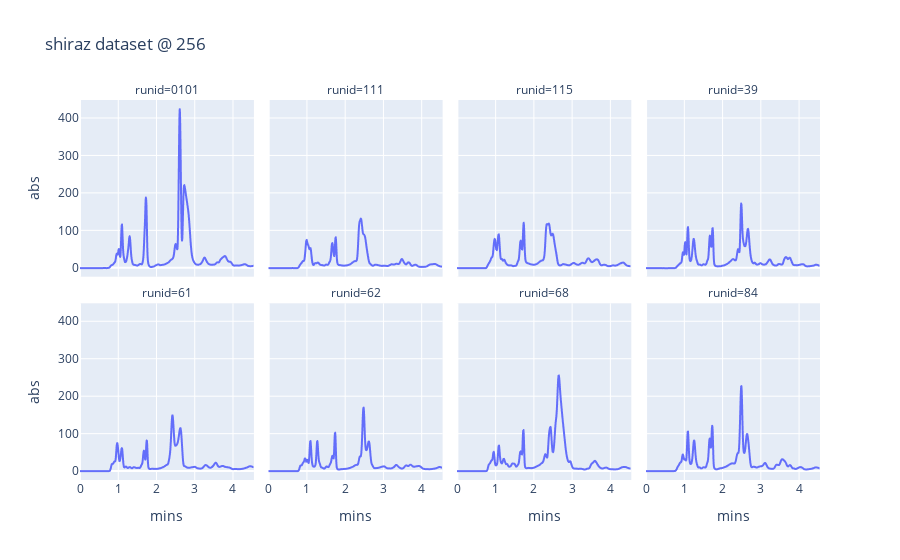

The cell this chart's notebook holds for it:
### Code cell
input_data.filter_nm_tbl(pl.col("mins").le(4.55)).plot_2d_facet(
    256, "shiraz dataset @ 256", 4
)

### Figure 1 — Plotly figure (JSON) as saved in the notebook; plotly's stock layout.template omitted (floating-point values rounded to 4 significant figures; data arrays with more than 128 entries replaced by an {"elided": "..."} marker saying what was removed)
{"data": [{"hovertemplate": "runid=0101<br>mins=%{x}<br>abs=%{y}<extra></extra>", "legendgroup": "", "line": {"color": "#636efa", "dash": "solid"}, "marker": {"symbol": "circle"}, "mode": "lines", "name": "", "showlegend": false, "type": "scattergl", "x": {"elided": "683 float values"}, "xaxis": "x5", "y": {"elided": "683 float values"}, "yaxis": "y5"}, {"hovertemplate": "runid=111<br>mins=%{x}<br>abs=%{y}<extra></extra>", "legendgroup": "", "line": {"color": "#636efa", "dash": "solid"}, "marker": {"symbol": "circle"}, "mode": "lines", "name": "", "showlegend": false, "type": "scattergl", "x": {"elided": "683 float values"}, "xaxis": "x6", "y": {"elided": "683 float values"}, "yaxis": "y6"}, {"hovertemplate": "runid=115<br>mins=%{x}<br>abs=%{y}<extra></extra>", "legendgroup": "", "line": {"color": "#636efa", "dash": "solid"}, "marker": {"symbol": "circle"}, "mode": "lines", "name": "", "showlegend": false, "type": "scattergl", "x": {"elided": "683 float values"}, "xaxis": "x7", "y": {"elided": "683 float values"}, "yaxis": "y7"}, {"hovertemplate": "runid=39<br>mins=%{x}<br>abs=%{y}<extra></extra>", "legendgroup": "", "line": {"color": "#636efa", "dash": "solid"}, "marker": {"symbol": "circle"}, "mode": "lines", "name": "", "showlegend": false, "type": "scattergl", "x": {"elided": "683 float values"}, "xaxis": "x8", "y": {"elided": "683 float values"}, "yaxis": "y8"}, {"hovertemplate": "runid=61<br>mins=%{x}<br>abs=%{y}<extra></extra>", "legendgroup": "", "line": {"color": "#636efa", "dash": "solid"}, "marker": {"symbol": "circle"}, "mode": "lines", "name": "", "showlegend": false, "type": "scattergl", "x": {"elided": "683 float values"}, "xaxis": "x", "y": {"elided": "683 float values"}, "yaxis": "y"}, {"hovertemplate": "runid=62<br>mins=%{x}<br>abs=%{y}<extra></extra>", "legendgroup": "", "line": {"color": "#636efa", "dash": "solid"}, "marker": {"symbol": "circle"}, "mode": "lines", "name": "", "showlegend": false, "type": "scattergl", "x": {"elided": "683 float values"}, "xaxis": "x2", "y": {"elided": "683 float values"}, "yaxis": "y2"}, {"hovertemplate": "runid=68<br>mins=%{x}<br>abs=%{y}<extra></extra>", "legendgroup": "", "line": {"color": "#636efa", "dash": "solid"}, "marker": {"symbol": "circle"}, "mode": "lines", "name": "", "showlegend": false, "type": "scattergl", "x": {"elided": "683 float values"}, "xaxis": "x3", "y": {"elided": "683 float values"}, "yaxis": "y3"}, {"hovertemplate": "runid=84<br>mins=%{x}<br>abs=%{y}<extra></extra>", "legendgroup": "", "line": {"color": "#636efa", "dash": "solid"}, "marker": {"symbol": "circle"}, "mode": "lines", "name": "", "showlegend": false, "type": "scattergl", "x": {"elided": "683 float values"}, "xaxis": "x4", "y": {"elided": "683 float values"}, "yaxis": "y4"}], "layout": {"annotations": [{"font": {}, "showarrow": false, "text": "runid=61", "x": 0.1175, "xanchor": "center", "xref": "paper", "y": 0.465, "yanchor": "bottom", "yref": "paper"}, {"font": {}, "showarrow": false, "text": "runid=62", "x": 0.3725, "xanchor": "center", "xref": "paper", "y": 0.465, "yanchor": "bottom", "yref": "paper"}, {"font": {}, "showarrow": false, "text": "runid=68", "x": 0.6275, "xanchor": "center", "xref": "paper", "y": 0.465, "yanchor": "bottom", "yref": "paper"}, {"font": {}, "showarrow": false, "text": "runid=84", "x": 0.8825, "xanchor": "center", "xref": "paper", "y": 0.465, "yanchor": "bottom", "yref": "paper"}, {"font": {}, "showarrow": false, "text": "runid=0101", "x": 0.1175, "xanchor": "center", "xref": "paper", "y": 1.0, "yanchor": "bottom", "yref": "paper"}, {"font": {}, "showarrow": false, "text": "runid=111", "x": 0.3725, "xanchor": "center", "xref": "paper", "y": 1.0, "yanchor": "bottom", "yref": "paper"}, {"font": {}, "showarrow": false, "text": "runid=115", "x": 0.6275, "xanchor": "center", "xref": "paper", "y": 1.0, "yanchor": "bottom", "yref": "paper"}, {"font": {}, "showarrow": false, "text": "runid=39", "x": 0.8825, "xanchor": "center", "xref": "paper", "y": 1.0, "yanchor": "bottom", "yref": "paper"}], "legend": {"tracegroupgap": 0}, "title": {"text": "shiraz dataset @ 256"}, "xaxis": {"anchor": "y", "domain": [0, 0.235], "title": {"text": "mins"}}, "xaxis2": {"anchor": "y2", "domain": [0.255, 0.49], "matches": "x", "title": {"text": "mins"}}, "xaxis3": {"anchor": "y3", "domain": [0.51, 0.745], "matches": "x", "title": {"text": "mins"}}, "xaxis4": {"anchor": "y4", "domain": [0.765, 1.0], "matches": "x", "title": {"text": "mins"}}, "xaxis5": {"anchor": "y5", "domain": [0, 0.235], "matches": "x", "showticklabels": false}, "xaxis6": {"anchor": "y6", "domain": [0.255, 0.49], "matches": "x", "showticklabels": false}, "xaxis7": {"anchor": "y7", "domain": [0.51, 0.745], "matches": "x", "showticklabels": false}, "xaxis8": {"anchor": "y8", "domain": [0.765, 1.0], "matches": "x", "showticklabels": false}, "yaxis": {"anchor": "x", "domain": [0, 0.465], "title": {"text": "abs"}}, "yaxis2": {"anchor": "x2", "domain": [0, 0.465], "matches": "y", "showticklabels": false}, "yaxis3": {"anchor": "x3", "domain": [0, 0.465], "matches": "y", "showticklabels": false}, "yaxis4": {"anchor": "x4", "domain": [0, 0.465], "matches": "y", "showticklabels": false}, "yaxis5": {"anchor": "x5", "domain": [0.535, 1.0], "matches": "y", "title": {"text": "abs"}}, "yaxis6": {"anchor": "x6", "domain": [0.535, 1.0], "matches": "y", "showticklabels": false}, "yaxis7": {"anchor": "x7", "domain": [0.535, 1.0], "matches": "y", "showticklabels": false}, "yaxis8": {"anchor": "x8", "domain": [0.535, 1.0], "matches": "y", "showticklabels": false}}}
